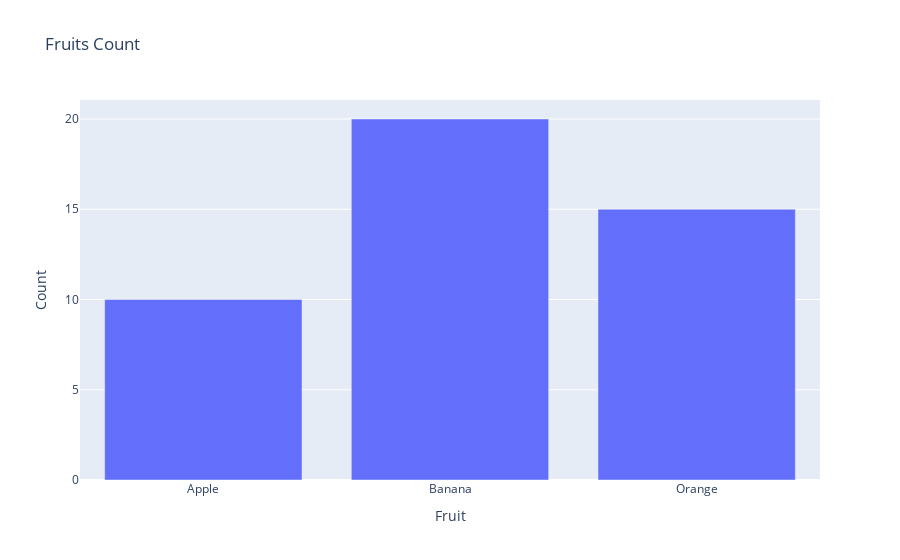

Notebook code cell kept with this figure:
### Code cell
import pandas as pd
df = pd.DataFrame({
    "Fruit": ["Apple", "Banana", "Orange"],
    "Count": [10, 20, 15]
})
fig = px.bar(df, x="Fruit", y="Count", title="Fruits Count")
fig.show()

### Figure 1 — Plotly figure (JSON) as saved in the notebook; plotly's stock layout.template omitted (floating-point values rounded to 4 significant figures)
{"data": [{"alignmentgroup": "True", "hovertemplate": "Fruit=%{x}<br>Count=%{y}<extra></extra>", "legendgroup": "", "marker": {"color": "#636efa", "pattern": {"shape": ""}}, "name": "", "offsetgroup": "", "orientation": "v", "showlegend": false, "textposition": "auto", "type": "bar", "x": ["Apple", "Banana", "Orange"], "xaxis": "x", "y": [10, 20, 15], "yaxis": "y"}], "layout": {"barmode": "relative", "legend": {"tracegroupgap": 0}, "title": {"text": "Fruits Count"}, "xaxis": {"anchor": "y", "domain": [0, 1], "title": {"text": "Fruit"}}, "yaxis": {"anchor": "x", "domain": [0, 1], "title": {"text": "Count"}}}}
